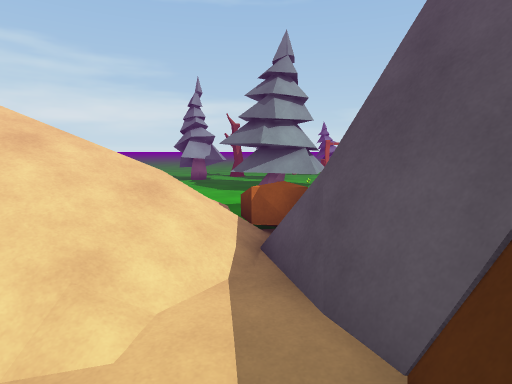
[1] (above)

24 first-person views from a walk through a 3-D level made in the Unity game engine. The camera is 1.5 m above the floor, tilts 8° down and sees 80° across. The floor is counted in squares, 1 m on a side. Each view is taken from the middle of a square. On the plan, view 1 faces up. The plan holds only what a view shows up to about 15 squares ahead; the rest is blank. The place goes on beyond the plan. The player character is not drawn. Surface patterns are stand-ins for the level's own textures.

[2]
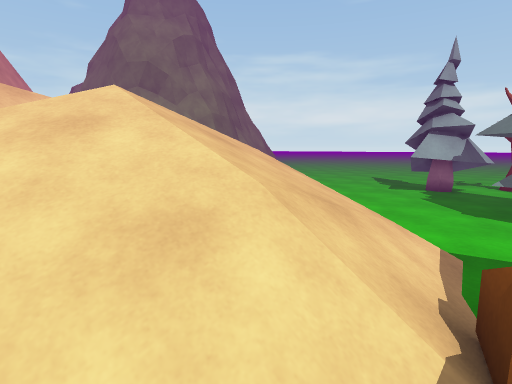

[3]
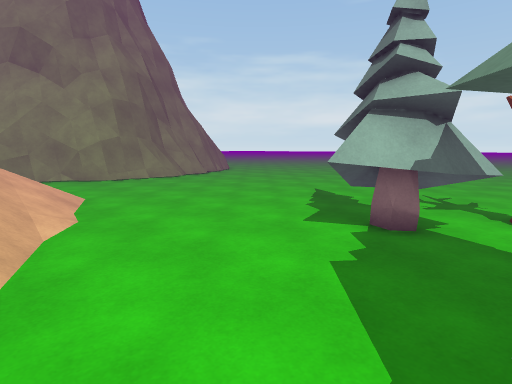

[4]
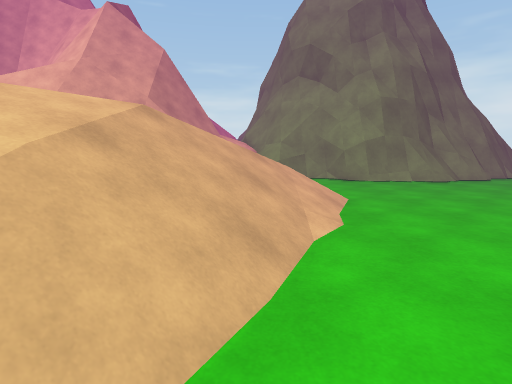

[5]
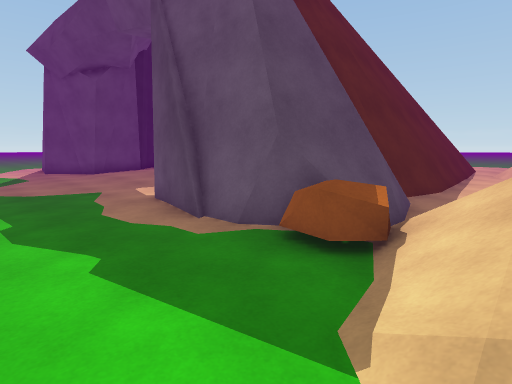

[6]
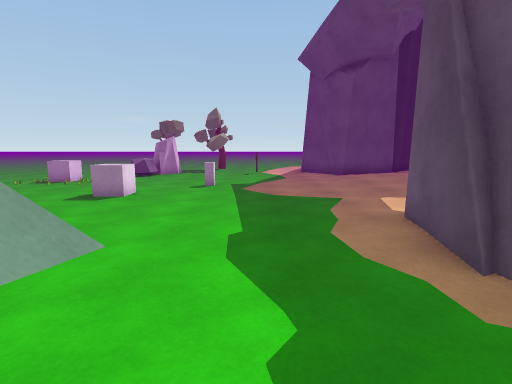

[7]
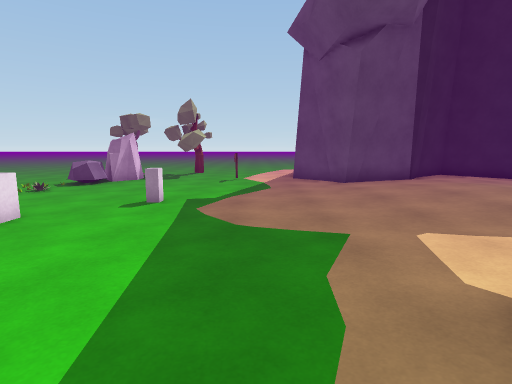

[8]
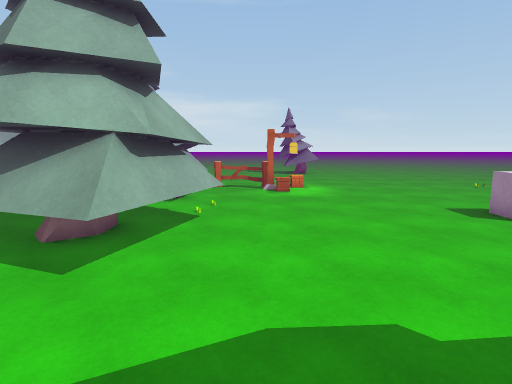

[9]
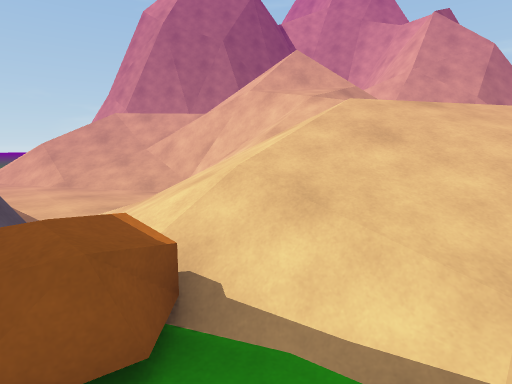

[10]
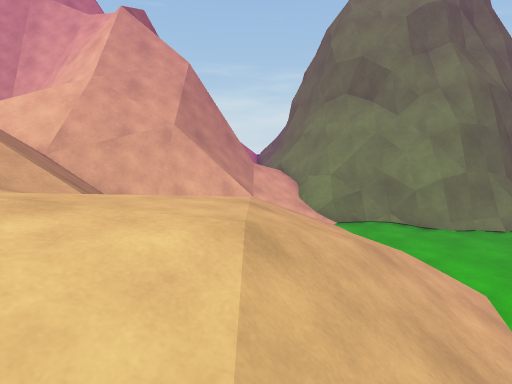

[11]
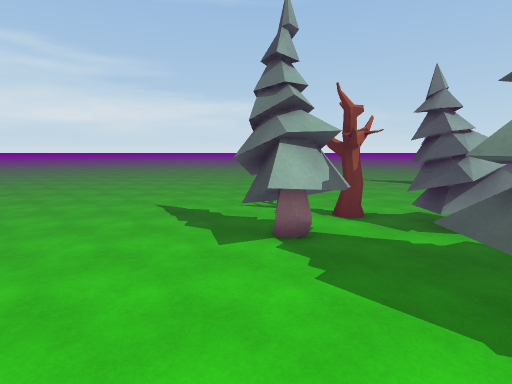

[12]
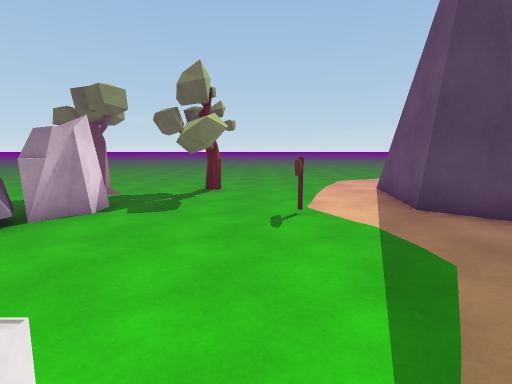

[13]
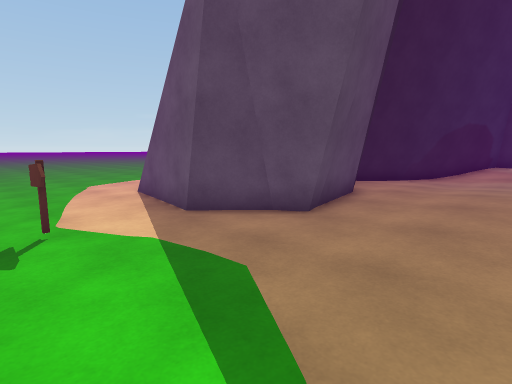

[14]
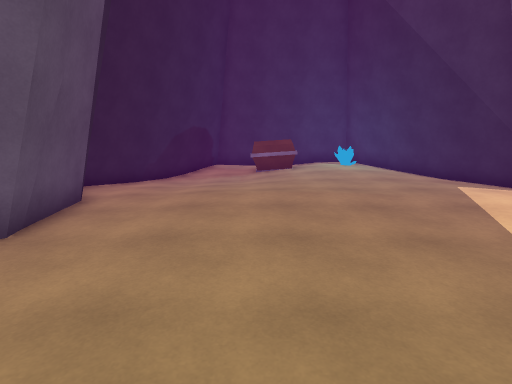

[15]
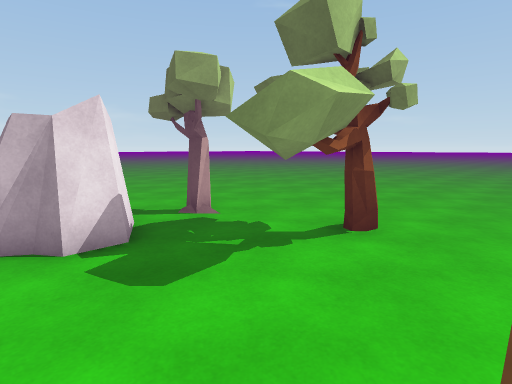

[16]
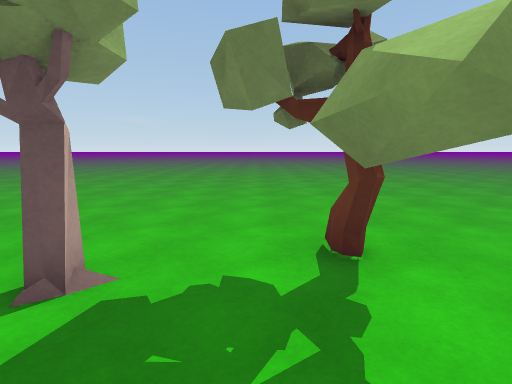

[17]
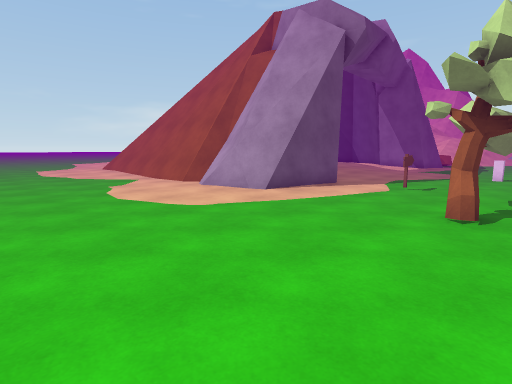

[18]
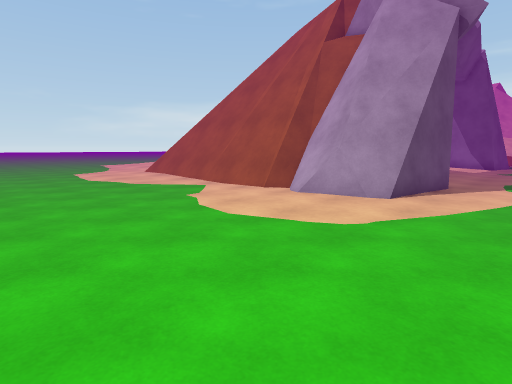

[19]
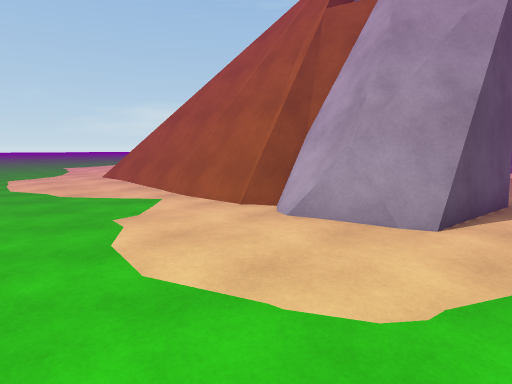

[20]
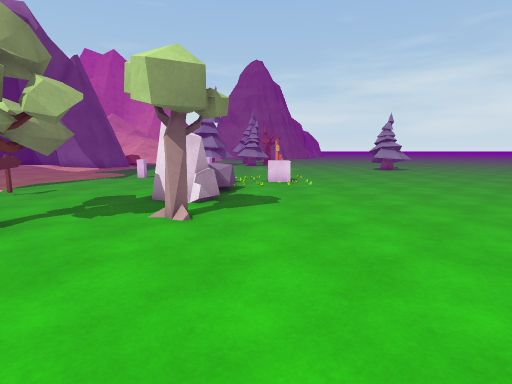

[21]
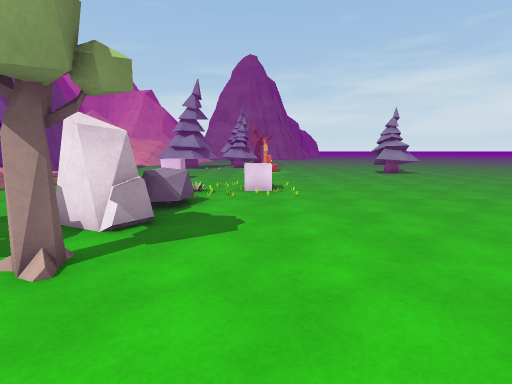

[22]
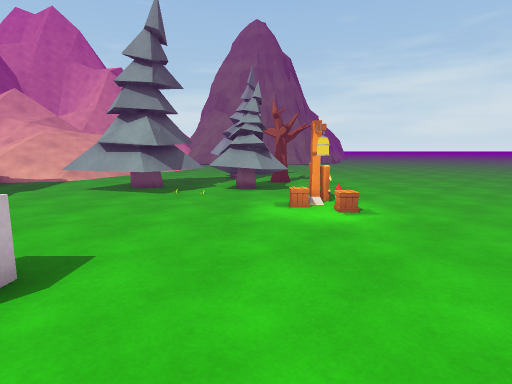

[23]
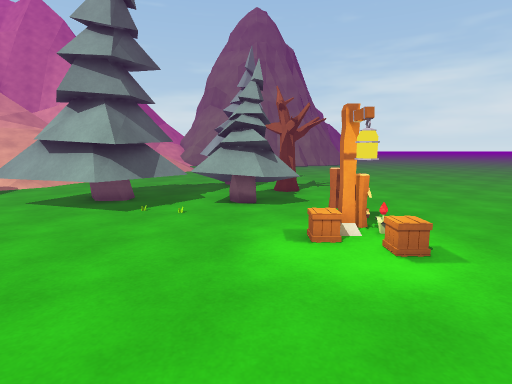

[24]
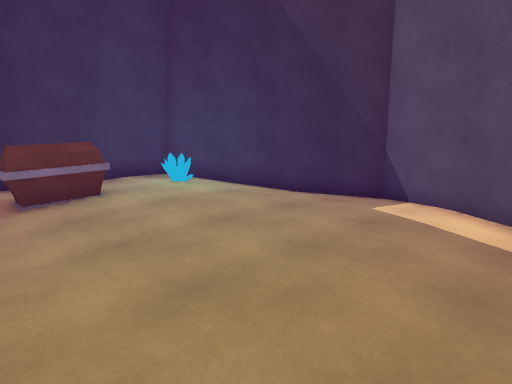

### Floor plan
Key: @ floor where view 1 was taken; # wall or solid block; . main floor; : floor 0.25 m higher than the main floor; + floor 0.5 m higher than the main floor; * floor 0.75 m higher than the main floor; % floor 2.25 m higher than the main floor; & floor 2.5 m higher than the main floor; $ floor 2.75 m higher than the main floor; / step, stairs or slope; = window, fence, low wall or low ledge; ^ raised ledge; v drop or lower ground; T pine tree; R rock; E tree; C cube; B block; S sign; F fence; L streetlight; H chest; Y crystal; W flower; O other object.
Columns run from 18 left of view 1 to 33 right of it. Each row starts with its distance up from view 1.
 23  =............................................
 22  #.............................................   ..
 21  #.............................................  ...
 20  #=.................FFLW............................
 19  ##..............E.TT..O........CC..................
 18  ##...........TTT.TTT...............................
 17  ##...........TTT.TTT............O.RR.R.............
 16  ##...........TT...TTO.............RRRR.E...........
 15 ##...............TTTTT......C........RR.............
 14 #................TTTTT......C.......................
 13 #....  ///.......TTTTT.................EEEE.........
 12 =//    /////......TTT..........B.......E.E..........
 11 //     ///////......T...............................
 10 //     /////////.....................S..............
  9 //     ///////////.................................
  8 /==     %&&///////..................................
  7 =##=     &$$//////RR.####......::....####:..........
  6 #=##      $  /////R####   :.:::::::.##  ##:.........
  5 ^^=# /////// /////=##     :::::::::##   ##::........
  4 =vv#///// // /////:##     :::::::::#    ##=::.......
  3 #=//////////// ///:##   #::::++++::#    #=::........
  2 ^=//// ///#=//  /::=#  ##++++++++::##   ##::......
  1 ^=///  ///##=/ /:::#####+++++++++:::##  ##::......
  0        ////v#=/:::@#####++++++++:::::#  ###.......
 -1         /// #=/::::#####++****++::::##  ##=:......
 -2          ///==//:::##  ##*****+:::::#   ###::.....
 -3           ///=///::=#  ##******+:::##   ##:::.....
 -4            ///////:=#   ##***HHH:::#    ###:::....
 -5             //////:=#    #YY*HHH++##    ##=:::....
 -6              //////=#    ##***   +#      #=:::....
 -7                  //=#     ##     ##      =::::...

Where each view was taken, in squares from view 1:
view 1: 0 up, 0 right, facing up
view 2: 4 up, 0 right, facing up-left
view 3: 11 up, 1 left, facing up-left
view 4: 11 up, 2 left, facing left
view 5: 11 up, 2 left, facing down-right
view 6: 10 up, 0 right, facing right
view 7: 9 up, 4 right, facing right
view 8: 8 up, 4 right, facing up
view 9: 9 up, 1 right, facing down-left
view 10: 9 up, 5 left, facing left
view 11: 10 up, 4 left, facing up
view 12: 11 up, 12 right, facing right
view 13: 11 up, 13 right, facing down-right
view 14: 10 up, 13 right, facing down
view 15: 10 up, 18 right, facing up-right
view 16: 14 up, 19 right, facing right
view 17: 14 up, 31 right, facing down-left
view 18: 10 up, 32 right, facing down-left
view 19: 8 up, 29 right, facing down-left
view 20: 18 up, 29 right, facing left
view 21: 19 up, 26 right, facing left
view 22: 18 up, 13 right, facing left
view 23: 18 up, 10 right, facing left
view 24: 4 up, 14 right, facing down-left
